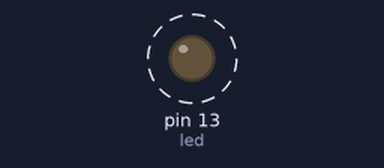
Bench run of a sketch on a simulated Arduino Uno, built with avr-gcc and run on an emulated ATmega328P. Shown: output pins drawn as LEDs (lit = HIGH). Dashed ring = blinking.

Above: at 0.2 s.
Timing chart, 0 to 4.7 s (numbered marks = the images above):
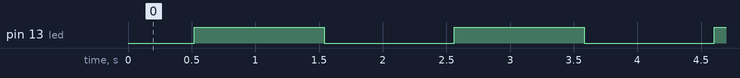

Measured:
- by itself, pin 13 (led): alternates HIGH for 1.0 s and LOW for 1.0 s

The sketch:

melissa_test_2__fade_.ino
```cpp
int led = 13;
int brightness = 0;
int fadeAmount = 5;

void setup ()  {
  pinMode(led, OUTPUT);
}

void loop()  {
  analogWrite(led, brightness);

  brightness = brightness + fadeAmount;
  if (brightness == 0 || brightness == 255) {
    fadeAmount = -fadeAmount ;
  }
  delay (20) ;
}
```
